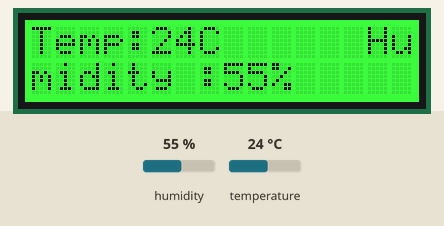
Simulated run of this program. Board: Raspberry Pi (BCM pin numbers) with a GrovePi. Parts: 16×2 character LCD. The inputs (shaded band) are chosen by the test bench; at power-on: temperature 24 °C, humidity 55 %. What the program prints to the terminal is not drawn.

Above: at 1.01 s.
1.3 s: temperature set to 12 °C
At 1.84 s:
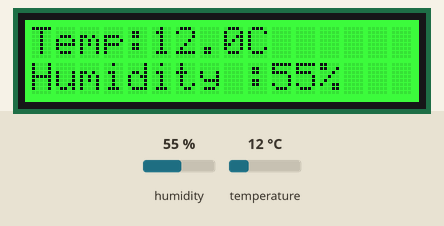
3.6 s: humidity set to 22 %
At 3.92 s:
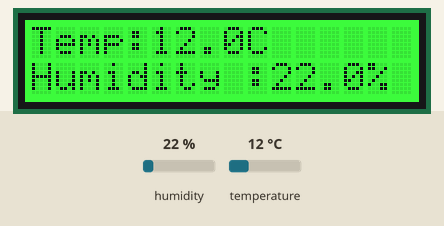
5.2 s: humidity set to 40 %
At 5.58 s:
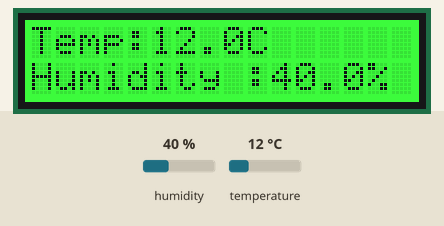
6.9 s: temperature set to 19 °C
At 7.25 s:
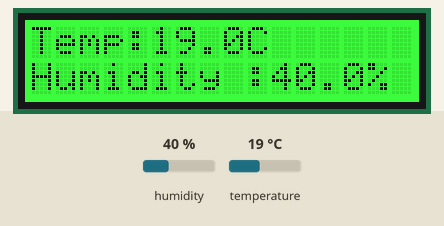
Timing chart, 0 to 9.5 s (numbered marks = the images above; inputs shaded):
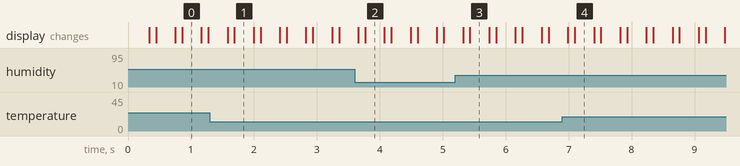

The program:

Home_Weather_Display.py
```python
# Home_Weather_Display.py
#
# This is an project for using the Grove RGB LCD Display and the Grove DHT Sensor from the GrovePi starter kit
#
# In this project, the Temperature and humidity from the DHT sensor is printed on the RGB-LCD Display
#
#
# Note the dht_sensor_type below may need to be changed depending on which DHT sensor you have:
#  0 - DHT11 - blue one - comes with the GrovePi+ Starter Kit
#  1 - DHT22 - white one, aka DHT Pro or AM2302
#  2 - DHT21 - black one, aka AM2301
#
# For more info please see: http://www.dexterindustries.com/forum/?topic=537-6c-displayed-in-home-weather-project/#post-4485
#
'''
The MIT License (MIT)

GrovePi for the Raspberry Pi: an open source platform for connecting Grove Sensors to the Raspberry Pi.
Copyright (C) 2015  Dexter Industries

Permission is hereby granted, free of charge, to any person obtaining a copy
of this software and associated documentation files (the "Software"), to deal
in the Software without restriction, including without limitation the rights
to use, copy, modify, merge, publish, distribute, sublicense, and/or sell
copies of the Software, and to permit persons to whom the Software is
furnished to do so, subject to the following conditions:

The above copyright notice and this permission notice shall be included in
all copies or substantial portions of the Software.

THE SOFTWARE IS PROVIDED "AS IS", WITHOUT WARRANTY OF ANY KIND, EXPRESS OR
IMPLIED, INCLUDING BUT NOT LIMITED TO THE WARRANTIES OF MERCHANTABILITY,
FITNESS FOR A PARTICULAR PURPOSE AND NONINFRINGEMENT. IN NO EVENT SHALL THE
AUTHORS OR COPYRIGHT HOLDERS BE LIABLE FOR ANY CLAIM, DAMAGES OR OTHER
LIABILITY, WHETHER IN AN ACTION OF CONTRACT, TORT OR OTHERWISE, ARISING FROM,
OUT OF OR IN CONNECTION WITH THE SOFTWARE OR THE USE OR OTHER DEALINGS IN
THE SOFTWARE.
'''

from grovepi import *
from grove_rgb_lcd import *

dht_sensor_port = 7		# Connect the DHt sensor to port 7
dht_sensor_type = 1             # change this depending on your sensor type - see header comment

while True:
	try:
		[ temp,hum ] = dht(dht_sensor_port,dht_sensor_type)		#Get the temperature and Humidity from the DHT sensor
		print "temp =", temp, "C\thumidity =", hum,"%"
		t = str(temp)
		h = str(hum)

		setRGB(0,128,64)
		setRGB(0,255,0)
		setText("Temp:" + t + "C      " + "Humidity :" + h + "%")
	except (IOError,TypeError) as e:
		print "Error"
```

Measured:
- after the input at 1.3 s, the display: first differs from a run without the input after 0.39 s (image 1)
- after the input at 3.6 s, the display: first differs from a run without the input after 0.17 s (image 2)
- after the input at 5.2 s, the display: first differs from a run without the input after 0.23 s (image 3)
- after the input at 6.9 s, the display: first differs from a run without the input after 0.20 s (image 4)
